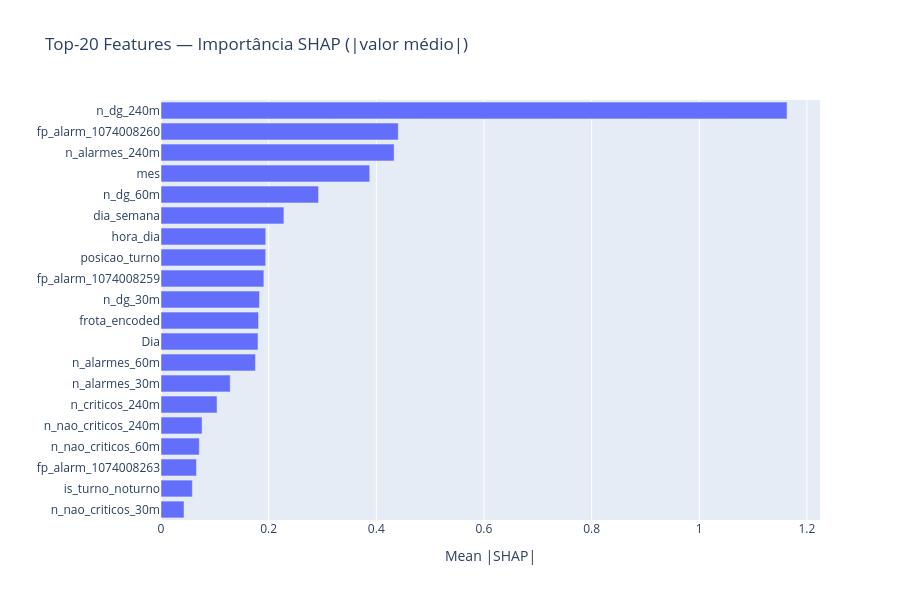

Source (notebook cell):
### Markdown cell above
## 4. Importância das Features (SHAP)

### Code cell
mean_abs_shap = pd.Series(
    np.abs(shap_vals).mean(axis=0),
    index=X_shap.columns,
    name='mean_abs_shap',
).sort_values(ascending=False)

top20 = mean_abs_shap.head(20).reset_index()
top20.columns = ['feature', 'mean_abs_shap']

fig4 = px.bar(
    top20,
    x='mean_abs_shap', y='feature',
    orientation='h',
    title='Top-20 Features — Importância SHAP (|valor médio|)',
    labels={'mean_abs_shap': 'Mean |SHAP|', 'feature': ''},
)
fig4.update_layout(yaxis={'categoryorder': 'total ascending'}, height=600)
fig4.show()
fig4.write_image(str(FIGURES_DIR / 'shap_importance.png'))

### Figure 1 — Plotly figure (JSON) as saved in the notebook; plotly's stock layout.template omitted (floating-point values rounded to 4 significant figures)
{"data": [{"hovertemplate": "Mean |SHAP|=%{x}<br>=%{y}<extra></extra>", "legendgroup": "", "marker": {"color": "#636efa", "pattern": {"shape": ""}}, "name": "", "orientation": "h", "showlegend": false, "textposition": "auto", "type": "bar", "x": [1.163, 0.4408, 0.4332, 0.3877, 0.2927, 0.2283, 0.1946, 0.1945, 0.1911, 0.183, 0.1812, 0.1802, 0.1755, 0.1285, 0.1041, 0.07634, 0.0712, 0.0659, 0.05824, 0.04273], "xaxis": "x", "y": ["n_dg_240m", "fp_alarm_1074008260", "n_alarmes_240m", "mes", "n_dg_60m", "dia_semana", "hora_dia", "posicao_turno", "fp_alarm_1074008259", "n_dg_30m", "frota_encoded", "Dia", "n_alarmes_60m", "n_alarmes_30m", "n_criticos_240m", "n_nao_criticos_240m", "n_nao_criticos_60m", "fp_alarm_1074008263", "is_turno_noturno", "n_nao_criticos_30m"], "yaxis": "y"}], "layout": {"barmode": "relative", "height": 600, "legend": {"tracegroupgap": 0}, "title": {"text": "Top-20 Features — Importância SHAP (|valor médio|)"}, "xaxis": {"anchor": "y", "domain": [0.0, 1.0], "title": {"text": "Mean |SHAP|"}}, "yaxis": {"anchor": "x", "categoryorder": "total ascending", "domain": [0.0, 1.0], "title": {"text": ""}}}}
